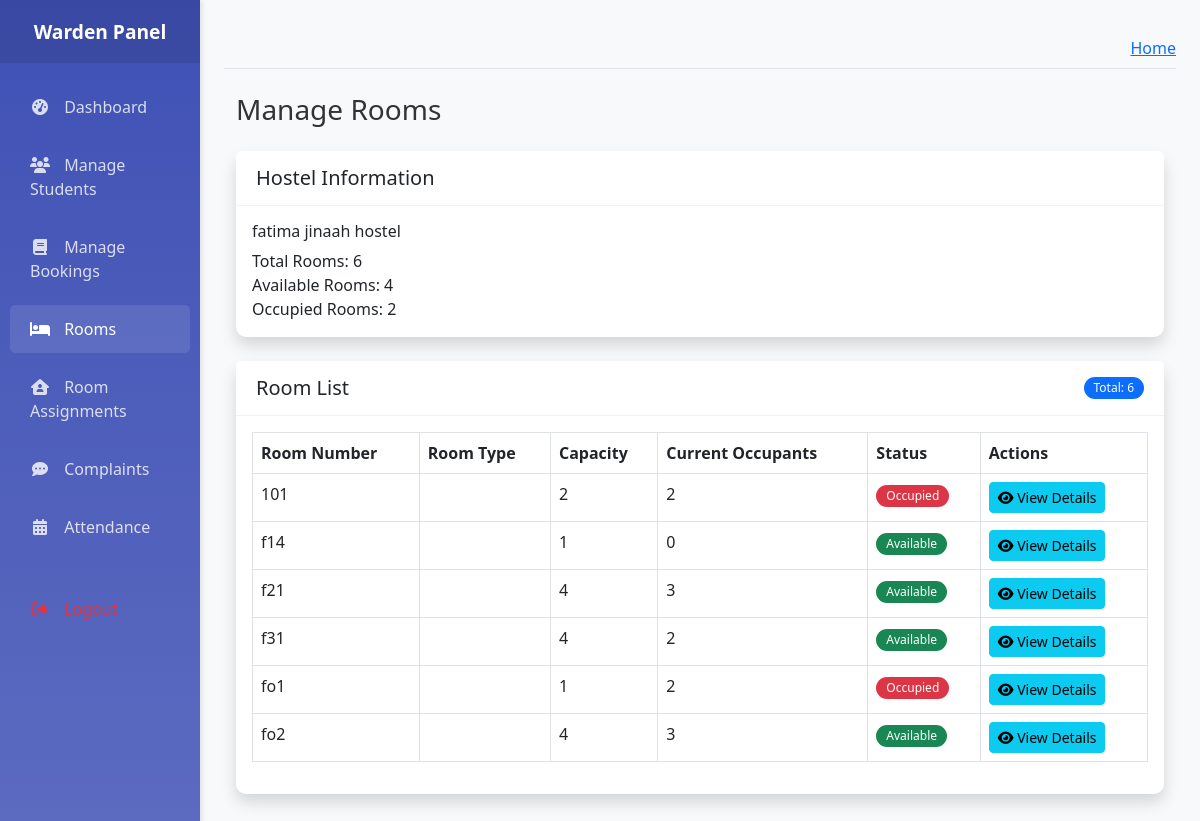
Screenshot of /warden/rooms/ (signed in) with the database file from the repository.
### coustom_admin/models.py (models this page shows, shortened)
class Hostels(models.Model):
    name = models.CharField(max_length=100)
    address = models.TextField(max_length=250)
    gender = models.CharField(default="Male", choices=[('Male', 'Male'), ('Female', 'Female')])
    contact_number = models.CharField(max_length=11)
    total_floors = models.IntegerField()
    description = models.TextField(blank=True, null=True)
    created_at = models.DateTimeField(auto_now_add=True)

class Rooms(models.Model):
    ROOM_TYPES = [
        ('Single', 'Single'),
        ('Double', 'Double'),
        ('Triple', 'Triple'),
        ('Quad', 'Quad'),
    ]
    ROOM_STATUS = [
        ('Available', 'Available'),
        ('Occupied', 'Occupied'),
        ('Maintenance', 'Maintenance'),
    ]
    hostel = models.ForeignKey(Hostels, on_delete=models.CASCADE, related_name='rooms')
    room_number = models.CharField(max_length=10)
    room_type = models.CharField(max_length=20, choices=ROOM_TYPES)
    capacity = models.PositiveIntegerField(default=1, validators=[MinValueValidator(1), MaxValueValidator(4)])
    current_occupants = models.PositiveIntegerField(default=0, editable=False)
    status = models.CharField(max_length=20, choices=ROOM_STATUS, default='Available')
    rent = models.DecimalField(max_digits=10, decimal_places=2, default=0.00)
    description = models.TextField(blank=True, null=True)
    floor_number = models.PositiveIntegerField()
    created_at = models.DateTimeField(auto_now_add=True)
    updated_at = models.DateTimeField(auto_now=True)
    class Meta:
        verbose_name_plural = "Rooms"
        ordering = ['floor_number', 'room_number']
        unique_together = ['hostel', 'room_number']

### warden/views.py (the view)
# urls.py: path('rooms/', views.manage_rooms, name='manage_rooms'),
@login_required
@user_passes_test(lambda u: hasattr(u, 'warden_profile'))
def manage_rooms(request):
    warden_profile = request.user.warden_profile
    assigned_hostel = HostelWardens.objects.filter(warden=warden_profile).first().hostel if HostelWardens.objects.filter(warden=warden_profile).exists() else None
    if not assigned_hostel:
        messages.error(request, 'You are not assigned to any hostel.')
        return redirect('warden:dashboard')
    rooms = Rooms.objects.filter(hostel=assigned_hostel).order_by('room_number')
    available_rooms_count = sum(1 for room in rooms if room.current_occupants < room.capacity)
    total_rooms_count = rooms.count()
    occupied_rooms_count = total_rooms_count - available_rooms_count
    context = {
        'page_title': 'Manage Rooms',
        'hostel': assigned_hostel,
        'rooms': rooms,
        'total_rooms': total_rooms_count,
        'available_rooms': available_rooms_count,
        'occupied_rooms': occupied_rooms_count,
    }
    return render(request, 'warden/warden_rooms.html', context)

### warden/templates/warden/warden_rooms.html (shortened to what this page needs)
{% extends 'warden/warden_base.html' %}
{% load static %}
{% block content %}
<div class="container-fluid mt-4">
    <h1 class="h3 mb-4 text-gray-800">Manage Rooms</h1>
    <div class="card shadow mb-4">
        <div class="card-header">
            <h5 class="card-title mb-0">Hostel Information</h5>
        </div>
        <div class="card-body">
            <h6>{{ hostel.name }}</h6>
            <p class="mb-0">Total Rooms: {{ total_rooms }}</p>
            <p class="mb-0">Available Rooms: {{ available_rooms }}</p>
            <p class="mb-0">Occupied Rooms: {{ occupied_rooms }}</p>
        </div>
    </div>
    <div class="card shadow mb-4">
        <div class="card-header d-flex justify-content-between align-items-center">
            <h5 class="card-title mb-0">Room List</h5>
            <span class="badge bg-primary">Total: {{ total_rooms }}</span>
        </div>
        <div class="card-body">
            <div class="table-responsive">
                <table class="table table-bordered table-hover" id="roomsTable" width="100%" cellspacing="0">
                    <thead>
                        <tr>
                            <th>Room Number</th>
                            <th>Room Type</th>
                            <th>Capacity</th>
                            <th>Current Occupants</th>
                            <th>Status</th>
                            <th>Actions</th>
                        </tr>
                    </thead>
                    <tbody>
                        {% for room in rooms %}
                        <tr>
                            <td>{{ room.room_number }}</td>
                            <td>{{ room.room_type.name }}</td>
                            <td>{{ room.capacity }}</td>
                            <td>{{ room.current_occupants }}</td>
                            <td>
                                {% if room.current_occupants < room.capacity %}
                                    <span class="badge bg-success">Available</span>
                                {% else %}
                                    <span class="badge bg-danger">Occupied</span>
                                {% endif %}
                            </td>
                            <td>
                                <button type="button" class="btn btn-info btn-sm" data-bs-toggle="modal" data-bs-target="#roomDetailsModal{{ room.id }}">
                                    <i class="fas fa-eye"></i> View Details
                                </button>
                            </td>
                        </tr>
                        {% empty %}
                        <tr>
                            <td colspan="6" class="text-center">No rooms found for this hostel.</td>
                        </tr>
                        {% endfor %}
                    </tbody>
                </table>
            </div>
        </div>
    </div>
</div>
{% endblock content %}

### warden/templates/warden/warden_base.html (style rules this page uses)
:root { --primary-color: #3f51b5; --secondary-color: #5c6bc0; --accent-color: #ff4081; --light-gray: #f5f5f5; --dark-gray: #333; }
body { font-family: 'Segoe UI', Tahoma, Geneva, Verdana, sans-serif; background-color: #f8f9fa; color: #333; }
.card { border: none; border-radius: 10px; box-shadow: 0 2px 10px rgba(0, 0, 0, 0.05); margin-bottom: 20px; transition: transform 0.3s, box-shadow 0.3s; }
.card-header { background-color: white; border-bottom: 1px solid rgba(0, 0, 0, 0.05); font-weight: 600; padding: 15px 20px; }
.badge { padding: 5px 10px; font-weight: 500; border-radius: 20px; }

### rows the page displays
Hostels: name "fatima jinaah hostel"
Rooms: room_number "101", capacity "2", current_occupants "2", shows "Occupied"
Rooms: room_number "f14", capacity "1", current_occupants "0", shows "Available"
Rooms: room_number "f21", capacity "4", current_occupants "3", shows "Available"
Rooms: room_number "f31", capacity "4", current_occupants "2", shows "Available"
Rooms: room_number "fo1", capacity "1", current_occupants "2", shows "Occupied"
Rooms: room_number "fo2", capacity "4", current_occupants "3", shows "Available"

### other values shown
{{ total_rooms }} "6"
{{ available_rooms }} "4"
{{ occupied_rooms }} "2"
